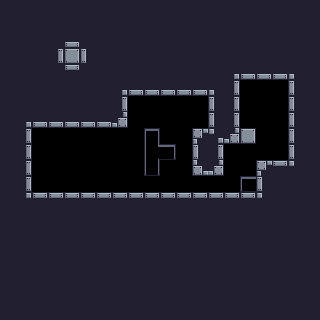

This game map was drawn from its Tiled (.tmx) file and the tilesets committed beside it. A one-line description and the full map source follow:
An orthogonal 20x20 tile map with 16x16 px tiles, 1 tile layer (Tile Layer 1) and 5 objects (2x Attachable, Controllable, Pushable, Victory).

<map version="1.9" tiledversion="1.9.0" orientation="orthogonal" renderorder="right-down" width="20" height="20" tilewidth="16" tileheight="16" infinite="0" nextlayerid="4" nextobjectid="19">
 <tileset firstgid="1" source="../tilesets/default_tileset.tsx" />
 <layer id="1" name="Tile Layer 1" width="20" height="20">
  <data encoding="csv">
18,18,18,18,18,18,18,18,18,18,18,18,18,18,18,18,18,18,18,18,
18,18,18,18,18,18,18,18,18,18,18,18,18,18,18,18,18,18,18,18,
18,18,18,18,34,18,18,18,18,18,18,18,18,18,18,18,18,18,18,18,
18,18,18,19,7,17,18,18,18,18,18,18,18,18,18,18,18,18,18,18,
18,18,18,18,2,18,18,18,18,18,18,18,18,18,4,34,34,34,5,18,
18,18,18,18,18,18,18,4,34,34,34,34,34,5,19,0,0,0,17,18,
18,18,18,18,18,18,18,19,0,0,0,0,0,17,19,0,0,0,17,18,
18,4,34,34,34,34,34,35,0,0,0,0,0,17,19,0,0,0,17,18,
18,19,0,0,0,0,0,0,0,25,0,0,1,37,35,7,0,0,17,18,
18,19,0,0,0,0,0,0,0,26,27,0,17,19,0,0,0,0,17,18,
18,19,0,0,0,0,0,0,0,57,0,0,33,35,0,0,1,2,21,18,
18,19,0,0,0,0,0,0,0,0,0,0,0,0,0,70,17,18,18,18,
18,20,2,2,2,2,2,2,2,2,2,2,2,2,2,2,21,18,18,18,
18,18,18,18,18,18,18,18,18,18,18,18,18,18,18,18,18,18,18,18,
18,18,18,18,18,18,18,18,18,18,18,18,18,18,18,18,18,18,18,18,
18,18,18,18,18,18,18,18,18,18,18,18,18,18,18,18,18,18,18,18,
18,18,18,18,18,18,18,18,18,18,18,18,18,18,18,18,18,18,18,18,
18,18,18,18,18,18,18,18,18,18,18,18,18,18,18,18,18,18,18,18,
18,18,18,18,18,18,18,18,18,18,18,18,18,18,18,18,18,18,18,18,
18,18,18,18,18,18,18,18,18,18,18,18,18,18,18,18,18,18,18,18
</data>
 </layer>
 <objectgroup id="2" name="Object Layer 1">
  <object id="4" name="Controllable" gid="256" x="64" y="176" width="16" height="16">
   <properties>
    <property name="sprite" value="player" />
    <property name="type" value="controllable" />
   </properties>
  </object>
  <object id="7" name="Attachable" gid="255" x="160" y="176" width="16" height="16">
   <properties>
    <property name="sprite" value="attachable" />
    <property name="type" value="attachable" />
   </properties>
  </object>
  <object id="11" name="Attachable" gid="255" x="224" y="192" width="16" height="16">
   <properties>
    <property name="sprite" value="attachable" />
    <property name="type" value="attachable" />
   </properties>
  </object>
  <object id="14" name="Pushable" gid="254" x="160" y="144" width="16" height="16">
   <properties>
    <property name="sprite" value="crate" />
    <property name="type" value="pushable" />
   </properties>
  </object>
  <object id="17" name="Victory" gid="253" x="256" y="112" width="16" height="16">
   <properties>
    <property name="sprite" value="cake" />
    <property name="type" value="victory" />
   </properties>
  </object>
 </objectgroup>
</map>